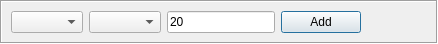
<?xml version="1.0" encoding="UTF-8"?>
<ui version="4.0">
 <class>ReminderAdd</class>
 <widget class="QWidget" name="ReminderAdd">
  <property name="geometry">
   <rect>
    <x>0</x>
    <y>0</y>
    <width>438</width>
    <height>43</height>
   </rect>
  </property>
  <property name="windowTitle">
   <string>ReminderAdd</string>
  </property>
  <layout class="QHBoxLayout" name="horizontalLayout_2">
   <property name="spacing">
    <number>0</number>
   </property>
   <property name="margin">
    <number>0</number>
   </property>
   <item>
    <widget class="QFrame" name="frame">
     <property name="frameShape">
      <enum>QFrame::Box</enum>
     </property>
     <property name="frameShadow">
      <enum>QFrame::Sunken</enum>
     </property>
     <layout class="QHBoxLayout" name="horizontalLayout">
      <item>
       <widget class="QComboBox" name="comboBox">
        <property name="sizeAdjustPolicy">
         <enum>QComboBox::AdjustToContents</enum>
        </property>
       </widget>
      </item>
      <item>
       <widget class="QComboBox" name="comboBox_2">
        <property name="sizeAdjustPolicy">
         <enum>QComboBox::AdjustToContents</enum>
        </property>
       </widget>
      </item>
      <item>
       <widget class="QLineEdit" name="lineEdit">
        <property name="sizePolicy">
         <sizepolicy hsizetype="Preferred" vsizetype="Fixed">
          <horstretch>0</horstretch>
          <verstretch>0</verstretch>
         </sizepolicy>
        </property>
        <property name="text">
         <string>20</string>
        </property>
       </widget>
      </item>
      <item>
       <widget class="QPushButton" name="pushButton">
        <property name="text">
         <string>Add</string>
        </property>
        <property name="autoDefault">
         <bool>true</bool>
        </property>
        <property name="default">
         <bool>true</bool>
        </property>
       </widget>
      </item>
      <item>
       <spacer name="horizontalSpacer">
        <property name="orientation">
         <enum>Qt::Horizontal</enum>
        </property>
        <property name="sizeHint" stdset="0">
         <size>
          <width>48</width>
          <height>20</height>
         </size>
        </property>
       </spacer>
      </item>
     </layout>
    </widget>
   </item>
  </layout>
 </widget>
 <tabstops>
  <tabstop>comboBox</tabstop>
  <tabstop>comboBox_2</tabstop>
  <tabstop>lineEdit</tabstop>
  <tabstop>pushButton</tabstop>
 </tabstops>
 <resources/>
 <connections/>
</ui>
